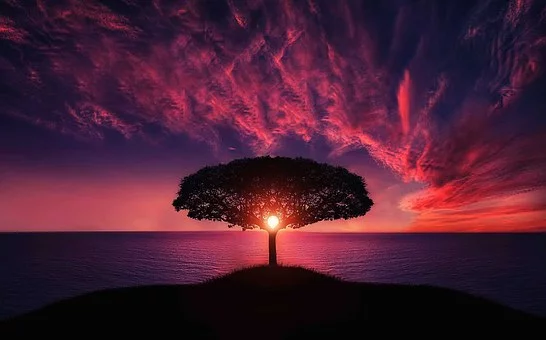
#> input picture image.jpg, 546 x 340 px
$ python transformation.py
#> lines starting #> are read from the running program, lines starting #| are printed output that depends on the picture
import numpy as np
import cv2

pic=cv2.imread('image.jpg')
#> pic is the input picture: shape (340, 546, 3); mean B, G, R 51.3, 30.2, 73.7

cols=pic.shape[1]
#> cols = 546
rows=pic.shape[0]
#> rows = 340


M=np.float32([[1,0,100],[0,1,100]])
shifted=cv2.warpAffine(pic, M, (cols,rows))
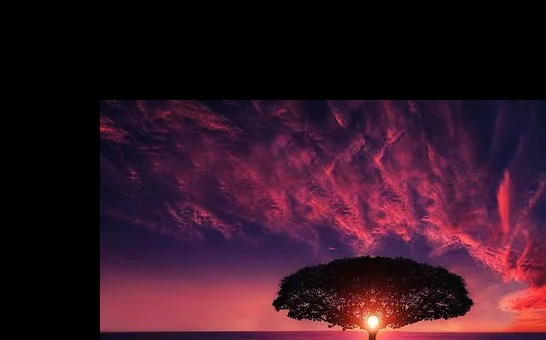
#> shifted: shape (340, 546, 3); mean B, G, R 36.6, 22, 53.5

cv2.imshow('transform',shifted)
cv2.waitKey(0)
cv2.destroyAllWindows()
